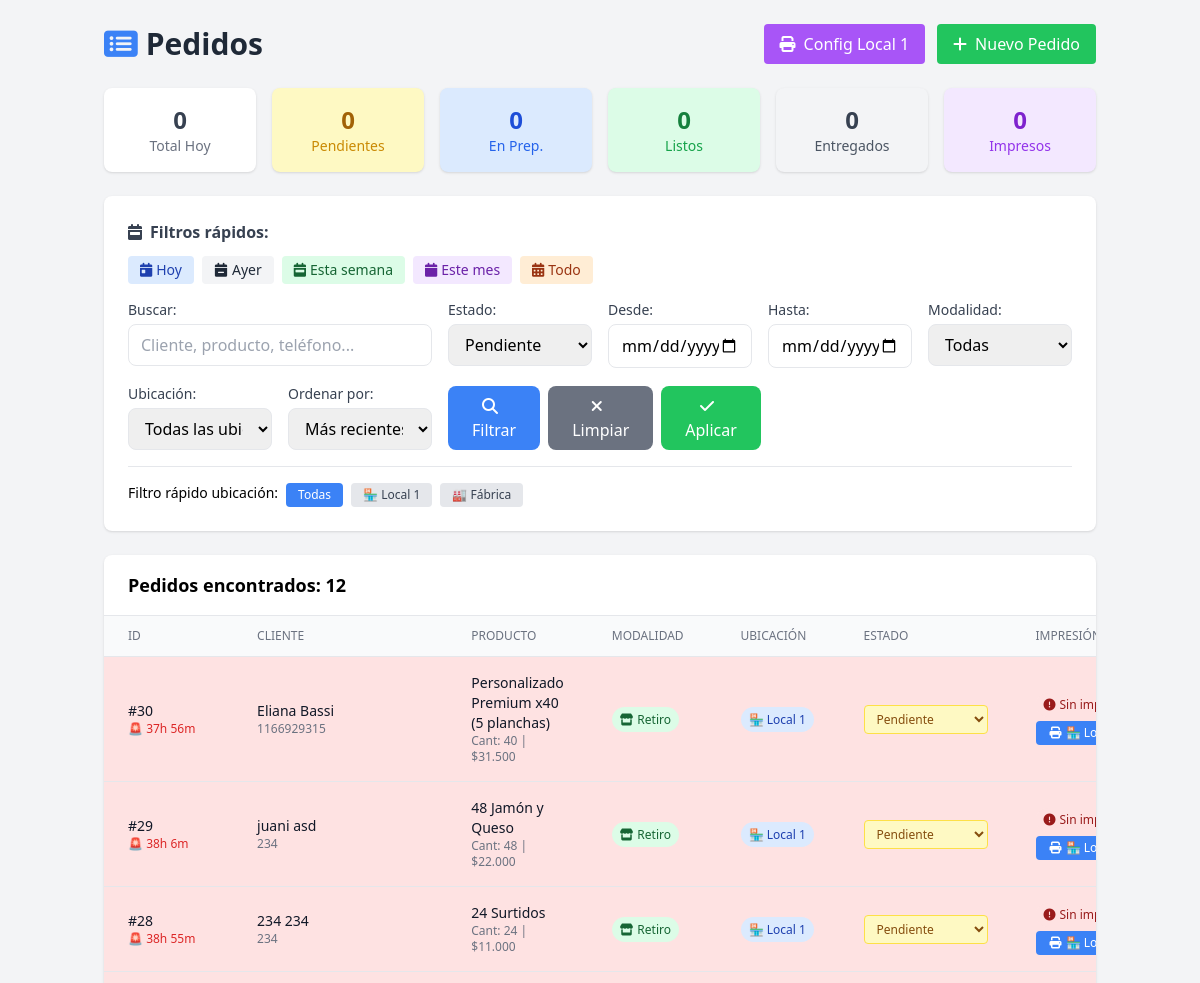
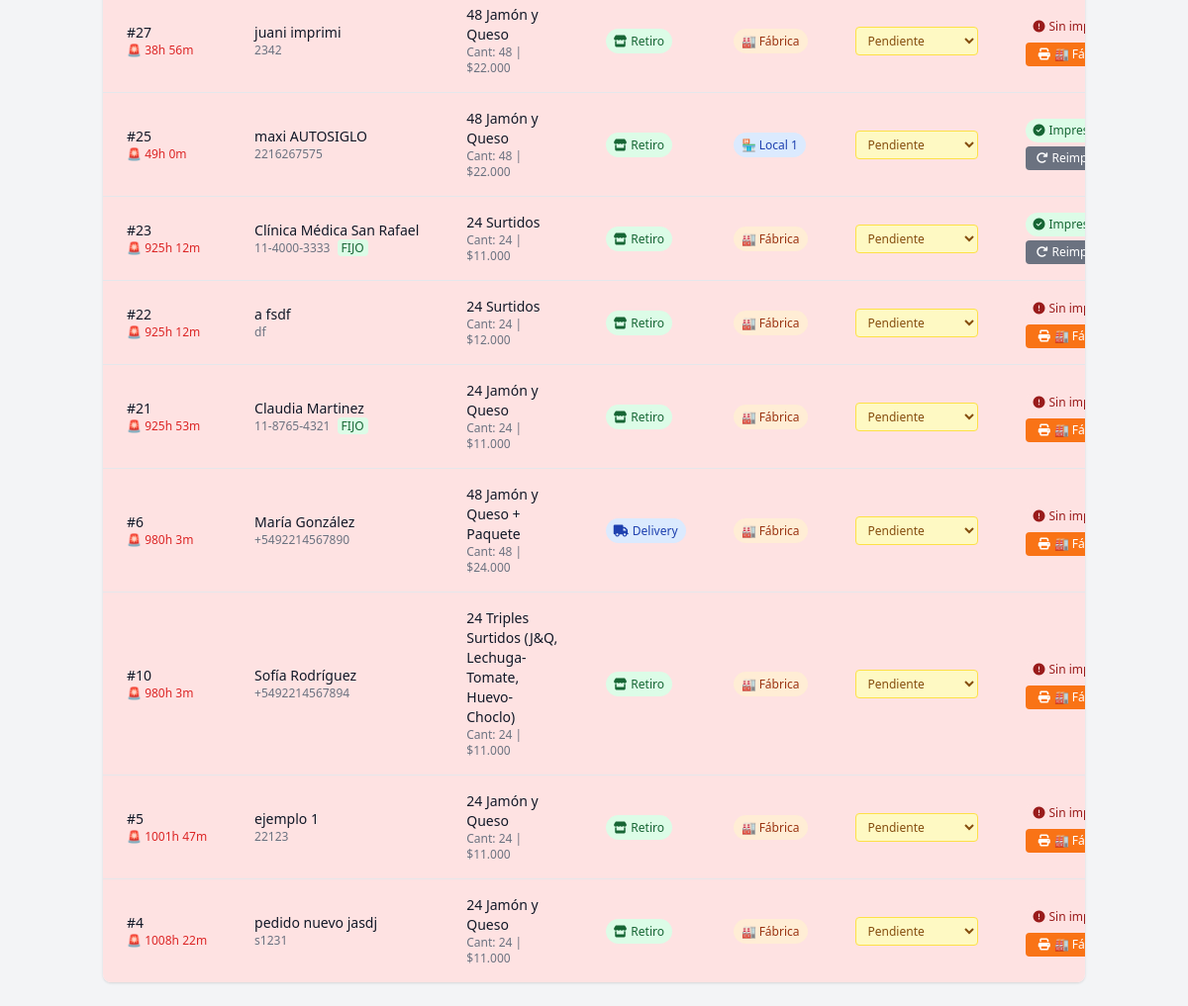
/admin/modules/impresion/comanda_pos80cx.php?estado=Pendiente (signed in), run on the app's committed database (2 pictures, top to bottom).
### tables this page shows
CREATE TABLE `pedidos` (
  `id` int(11) NOT NULL,
  `nombre` varchar(100) NOT NULL,
  `apellido` varchar(100) NOT NULL,
  `telefono` varchar(20) NOT NULL,
  `direccion` text DEFAULT NULL,
  `producto` varchar(100) NOT NULL,
  `cantidad` int(11) NOT NULL,
  `precio` decimal(10,2) NOT NULL,
  `forma_pago` enum('Efectivo','Transferencia') DEFAULT 'Efectivo',
  `modalidad` enum('Retira','Delivery') DEFAULT 'Retira',
  `ubicacion` enum('Local 1','Fábrica') DEFAULT 'Fábrica' COMMENT 'Ubicación donde se procesa el pedido',
  `estado` enum('Pendiente','Preparando','Listo','Entregado') DEFAULT 'Pendiente',
  `observaciones` text DEFAULT NULL,
  `cliente_fijo_id` int(11) DEFAULT NULL,
  `impreso` tinyint(1) DEFAULT 0,
  `created_at` timestamp NULL DEFAULT current_timestamp(),
  `updated_at` timestamp NULL DEFAULT current_timestamp() ON UPDATE current_timestamp(),
  `fecha_entrega` date DEFAULT NULL COMMENT 'Fecha para cuando es el pedido',
  `hora_entrega` time DEFAULT NULL COMMENT 'Hora para cuando es el pedido',
  `notas_horario` text DEFAULT NULL COMMENT 'Observaciones sobre horario/entrega',
  `fecha_pedido` datetime DEFAULT current_timestamp() COMMENT 'Cuándo se tomó el pedido (puede ser diferente de created_at para casos especiales)',
  `prioridad` enum('normal','prioridad','urgente') DEFAULT 'normal' COMMENT 'Prioridad manual asignada por admin',
  `prioridad_notas` text DEFAULT NULL COMMENT 'Notas sobre por qué se asignó esta prioridad',
  `es_personalizado_complejo` tinyint(1) DEFAULT 0 COMMENT 'Si usa la tabla pedido_detalles para precios mixtos',
  `impresion_automatica` tinyint(1) DEFAULT 0,
  `fecha_impresion_auto` timestamp NULL DEFAULT NULL,
  `pc_impresion` varchar(100) DEFAULT NULL
);

CREATE TABLE `clientes_fijos` (
  `id` int(11) NOT NULL,
  `nombre` varchar(100) NOT NULL,
  `apellido` varchar(100) NOT NULL,
  `telefono` varchar(20) NOT NULL,
  `direccion` text DEFAULT NULL,
  `producto_habitual` varchar(100) DEFAULT NULL,
  `observaciones` text DEFAULT NULL,
  `activo` tinyint(1) DEFAULT 1,
  `created_at` timestamp NULL DEFAULT current_timestamp()
);

### admin/modules/impresion/comanda_pos80cx.php (the view, shortened to what the rows shown need)
<?php
$pdo = getConnection();
$filtro_estado = $_GET['estado'] ?? '';
$orden = $_GET['orden'] ?? 'created_at DESC';
$sql = "SELECT p.*, cf.nombre as cliente_fijo_nombre, cf.apellido as cliente_fijo_apellido
        FROM pedidos p
        LEFT JOIN clientes_fijos cf ON p.cliente_fijo_id = cf.id
        WHERE 1=1";
$params = [];
if ($filtro_estado) {
    $sql .= " AND p.estado = ?";
    $params[] = $filtro_estado;
}
$sql .= " ORDER BY " . $orden;
$stmt = $pdo->prepare($sql);
$stmt->execute($params);
$pedidos = $stmt->fetchAll();
?>
<!DOCTYPE html>
<html lang="es">
<head>
    <script src="https://cdn.tailwindcss.com"></script>
    <link rel="stylesheet" href="https://cdnjs.cloudflare.com/ajax/libs/font-awesome/6.4.0/css/all.min.css">
</head>
<body class="bg-gray-100">
    <div class="container mx-auto px-4 py-6">
        <div class="flex justify-between items-center mb-6">
            <h1 class="text-3xl font-bold text-gray-800">
                <i class="fas fa-list-alt text-blue-500 mr-2"></i>Pedidos
            </h1>
        </div>
        <div class="bg-white rounded-lg shadow overflow-hidden">
            <div class="px-6 py-4 border-b border-gray-200">
                <h2 class="text-lg font-semibold">
                    Pedidos encontrados: <?= count($pedidos) ?>
                </h2>
            </div>
            <div class="overflow-x-auto">
                <table class="min-w-full divide-y divide-gray-200">
                    <thead class="bg-gray-50">
                        <tr>
                            <th class="px-6 py-3 text-left text-xs font-medium text-gray-500 uppercase">ID</th>
                            <th class="px-6 py-3 text-left text-xs font-medium text-gray-500 uppercase">Cliente</th>
                            <th class="px-6 py-3 text-left text-xs font-medium text-gray-500 uppercase">Producto</th>
                            <th class="px-6 py-3 text-left text-xs font-medium text-gray-500 uppercase">Modalidad</th>
                            <th class="px-6 py-3 text-left text-xs font-medium text-gray-500 uppercase">Ubicación</th>
                            <th class="px-6 py-3 text-left text-xs font-medium text-gray-500 uppercase">Estado</th>
                            <th class="px-6 py-3 text-left text-xs font-medium text-gray-500 uppercase">Impresión</th>
                        </tr>
                    </thead>
                    <tbody class="bg-white divide-y divide-gray-200">
                        <?php foreach ($pedidos as $pedido): ?>
                            <?php
                            $nombre_completo = $pedido['cliente_fijo_nombre'] ?
                                $pedido['cliente_fijo_nombre'] . ' ' . $pedido['cliente_fijo_apellido'] :
                                $pedido['nombre'] . ' ' . $pedido['apellido'];
                            $es_cliente_fijo = !empty($pedido['cliente_fijo_nombre']);
                            $tiempo_transcurrido = time() - strtotime($pedido['created_at']);
                            $minutos = floor($tiempo_transcurrido / 60);
                            $urgencia_class = '';
                            if ($minutos > 60) {
                                $urgencia_class = 'bg-red-100 border-red-200';
                            } elseif ($minutos > 30) {
                                $urgencia_class = 'bg-yellow-100 border-yellow-200';
                            }
                            ?>
                            <tr class="hover:bg-gray-50 <?= $urgencia_class ?>">
                                <td class="px-6 py-4 whitespace-nowrap text-sm font-medium text-gray-900">
                                    #<?= $pedido['id'] ?>
                                    <?php if ($minutos > 30): ?>
                                        <div class="text-xs text-red-600">
                                            <?php if ($minutos > 60): ?>
                                                🚨 <?= floor($minutos/60) ?>h <?= $minutos%60 ?>m
                                            <?php else: ?>
                                                ⚠️ <?= $minutos ?>m
                                            <?php endif; ?>
                                        </div>
                                    <?php endif; ?>
                                </td>
                                <td class="px-6 py-4 whitespace-nowrap text-sm text-gray-900">
                                    <div><?= htmlspecialchars($nombre_completo) ?></div>
                                    <div class="text-xs text-gray-500">
                                        <?= htmlspecialchars($pedido['telefono']) ?>
                                        <?php if ($es_cliente_fijo): ?>
                                            <span class="bg-green-100 text-green-800 px-1 rounded text-xs ml-1">FIJO</span>
                                        <?php endif; ?>
                                    </div>
                                </td>
                                <td class="px-6 py-4 text-sm text-gray-900">
                                    <div class="font-medium"><?= htmlspecialchars($pedido['producto']) ?></div>
                                    <div class="text-xs text-gray-500">
                                        Cant: <?= $pedido['cantidad'] ?> | $<?= number_format($pedido['precio'], 0, ',', '.') ?>
                                    </div>
                                </td>
                                <td class="px-6 py-4 whitespace-nowrap text-sm">
                                    <?php if ($pedido['modalidad'] === 'Delivery'): ?>
                                        <span class="bg-blue-100 text-blue-800 px-2 py-1 rounded-full text-xs">
                                            <i class="fas fa-truck mr-1"></i>Delivery
                                        </span>
                                    <?php else: ?>
                                        <span class="bg-green-100 text-green-800 px-2 py-1 rounded-full text-xs">
                                            <i class="fas fa-store mr-1"></i>Retiro
                                        </span>
                                    <?php endif; ?>
                                </td>
                                <td class="px-6 py-4 whitespace-nowrap text-sm">
                                    <?php if ($pedido['ubicacion'] === 'Local 1'): ?>
                                        <span class="bg-blue-100 text-blue-800 px-2 py-1 rounded-full text-xs font-medium">
                                            🏪 Local 1
                                        </span>
                                    <?php else: ?>
                                        <span class="bg-orange-100 text-orange-800 px-2 py-1 rounded-full text-xs font-medium">
                                            🏭 Fábrica
                                        </span>
                                    <?php endif; ?>
                                </td>
                                <td class="px-6 py-4 whitespace-nowrap text-sm">
                                    <select onchange="cambiarEstado(<?= $pedido['id'] ?>, this.value)"
                                            class="text-xs px-2 py-1 rounded border
                                            <?php
                                            switch ($pedido['estado']) {
                                                case 'Pendiente': echo 'bg-yellow-100 text-yellow-800 border-yellow-300'; break;
                                            }
                                            ?>">
                                        <option value="Pendiente" <?= $pedido['estado'] === 'Pendiente' ? 'selected' : '' ?>>Pendiente</option>
                                    </select>
                                </td>
                                <td class="px-6 py-4 whitespace-nowrap text-sm">
                                    <?php if ($pedido['impreso']): ?>
                                        <div class="flex flex-col space-y-1">
                                            <span class="bg-green-100 text-green-800 px-2 py-1 rounded-full text-xs">
                                                <i class="fas fa-check-circle mr-1"></i>Impreso
                                            </span>
                                            <button onclick="reimprimir(<?= $pedido['id'] ?>)"
                                                    class="bg-gray-500 hover:bg-gray-600 text-white px-2 py-1 rounded text-xs">
                                                <i class="fas fa-redo mr-1"></i>Reimprimir
                                            </button>
                                        </div>
                                    <?php else: ?>
                                        <div class="flex flex-col space-y-1">
                                            <span class="bg-red-100 text-red-800 px-2 py-1 rounded-full text-xs">
                                                <i class="fas fa-exclamation-circle mr-1"></i>Sin imprimir
                                            </span>
                                            <?php if ($pedido['ubicacion'] === 'Local 1'): ?>
                                                <button onclick="imprimirLocal1(<?= $pedido['id'] ?>)"
                                                        class="bg-blue-500 hover:bg-blue-600 text-white px-2 py-1 rounded text-xs font-medium">
                                                    <i class="fas fa-print mr-1"></i>🏪 Local 1
                                                </button>
                                            <?php else: ?>
                                                <button onclick="imprimirComanda(<?= $pedido['id'] ?>)"
                                                        class="bg-orange-500 hover:bg-orange-600 text-white px-2 py-1 rounded text-xs">
                                                    <i class="fas fa-print mr-1"></i>🏭 Fábrica
                                                </button>
                                            <?php endif; ?>
                                        </div>
                                    <?php endif; ?>
                                </td>
                            </tr>
                        <?php endforeach; ?>
                    </tbody>
                </table>
            </div>
        </div>
    </div>
</body>
</html>

### data on the page
pedidos: id "30", nombre_completo "Eliana Bassi", telefono "1166929315", producto "Personalizado Premium x40 (5 planchas)", cantidad "40", precio "31.500", modalidad "Retira" (drawn), ubicacion "🏪 Local 1", estado+id "Pendiente"
pedidos: id "29", nombre_completo "juani asd", telefono "234", producto "48 Jamón y Queso", cantidad "48", precio "22.000", modalidad "Retira" (drawn), ubicacion "🏪 Local 1", estado+id "Pendiente"
pedidos: id "28", nombre_completo "234 234", telefono "234", producto "24 Surtidos", cantidad "24", precio "11.000", modalidad "Retira" (drawn), ubicacion "🏪 Local 1", estado+id "Pendiente"
pedidos: id "27", nombre_completo "juani imprimi", telefono "2342", producto "48 Jamón y Queso", cantidad "48", precio "22.000", modalidad "Retira" (drawn), ubicacion "🏭 Fábrica", estado+id "Pendiente"
pedidos: id "25", nombre_completo "maxi AUTOSIGLO", telefono "2216267575", producto "48 Jamón y Queso", cantidad "48", precio "22.000", modalidad "Retira" (drawn), ubicacion "🏪 Local 1", estado+id "Pendiente"
pedidos: id "23", cliente_fijo.apellido "Clínica Médica San Rafael", telefono "11-4000-3333", shows "FIJO", producto "24 Surtidos", cantidad "24", precio "11.000", modalidad "Retira" (drawn), ubicacion "🏭 Fábrica", estado+id "Pendiente"
pedidos: id "22", nombre_completo "a fsdf", telefono "df", producto "24 Surtidos", cantidad "24", precio "12.000", modalidad "Retira" (drawn), ubicacion "🏭 Fábrica", estado+id "Pendiente"
pedidos: id "21", cliente_fijo.apellido "Claudia Martinez", telefono "11-8765-4321", shows "FIJO", producto "24 Jamón y Queso", cantidad "24", precio "11.000", modalidad "Retira" (drawn), ubicacion "🏭 Fábrica", estado+id "Pendiente"
pedidos: id "6", nombre_completo "María González", telefono "+5492214567890", producto "48 Jamón y Queso + Paquete", cantidad "48", precio "24.000", modalidad "Delivery" (drawn), ubicacion "🏭 Fábrica", estado+id "Pendiente"
pedidos: id "10", nombre_completo "Sofía Rodríguez", telefono "+5492214567894", producto "24 Triples Surtidos (J&Q, Lechuga-Tomate, Huevo-Choclo)", cantidad "24", precio "11.000", modalidad "Retira" (drawn), ubicacion "🏭 Fábrica", estado+id "Pendiente"
pedidos: id "5", nombre_completo "ejemplo 1", telefono "22123", producto "24 Jamón y Queso", cantidad "24", precio "11.000", modalidad "Retira" (drawn), ubicacion "🏭 Fábrica", estado+id "Pendiente"
pedidos: id "4", nombre_completo "pedido nuevo jasdj", telefono "s1231", producto "24 Jamón y Queso", cantidad "24", precio "11.000", modalidad "Retira" (drawn), ubicacion "🏭 Fábrica", estado+id "Pendiente"

### other printed values
$stats['total'] "0"
$stats['pendientes'] "0"
$stats['preparacion'] "0"
$stats['listos'] "0"
$stats['entregados'] "0"
$stats['impresos'] "0"
count($pedidos) "12"
